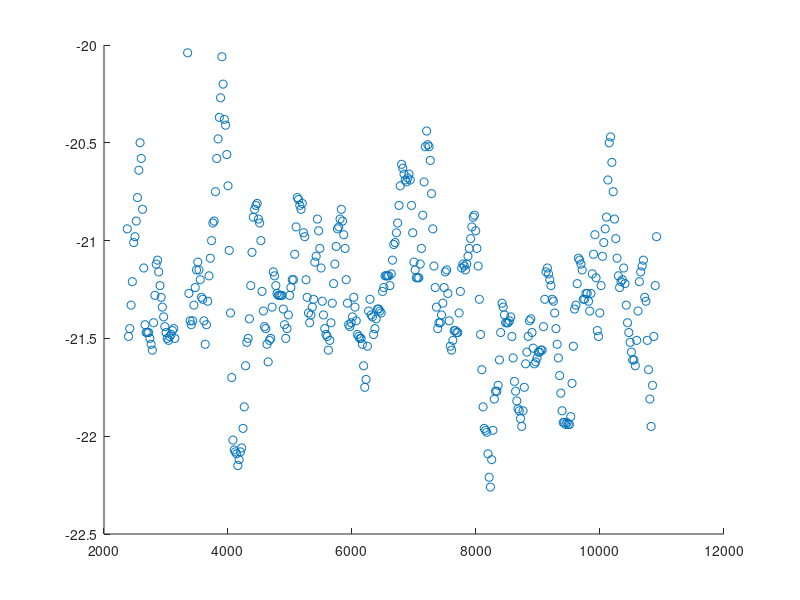

Source code (MATLAB): (Note: this script raises an error after producing the figure.)
close all;
clear all;
clc;

Data1 = csvread('straight3.csv');
%Data2 = csvread('zigzag1600and1070.3.csv');
%Data3 = csvread('test1650.csv');

Step1(:,2) = Data1(:,1)+180;    %angle
%for(
%if(Step1(:,2)>360) {Step1(:,2) = Step1(:,2) - 180;}
Step1(:,1) = Data1(:,3);    %time
%Step2(:,2) = Data2(:,1);
%Step2(:,1) = Data2(:,4);
%Step3(:,2) = Data3(:,1);
%Step3(:,1) = Data3(:,4);

%% FFT



%% Noise
hold;
P1 = scatter(Step1(:,1),Step1(:,2));
%P2 = plot(Step2(:,1),Step2(:,2));
%P3 = plot(Step3(:,1),Step3(:,2));

set( P1, 'color', '[1 0 0]', 'LineWidth', 2 );
%set( P2, 'color', '[0 .5 0]', 'LineWidth', 2 );
%set( P3, 'color', '[0 0 1]', 'LineWidth', 2 );

%title('Step response with and without control')
%xlabel('Time [s]')
%ylabel('Velocity [m \cdot s^{-1}]')
% xlim([3 7]);
%legend('Voltage step', 'P control','P control with Feed forward','Location', 'southeast' )
grid on
set(gca,'GridLineStyle',':', 'GridColor', 'k', 'GridAlpha', .6)
